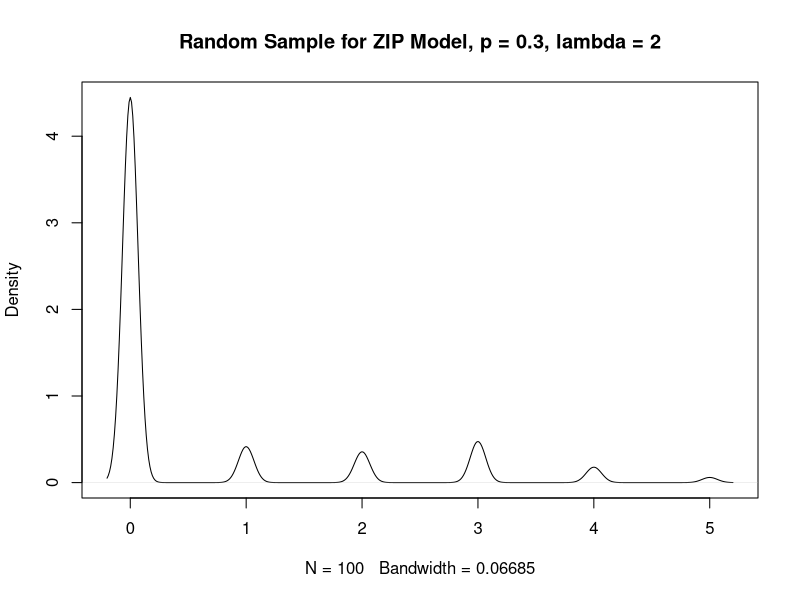
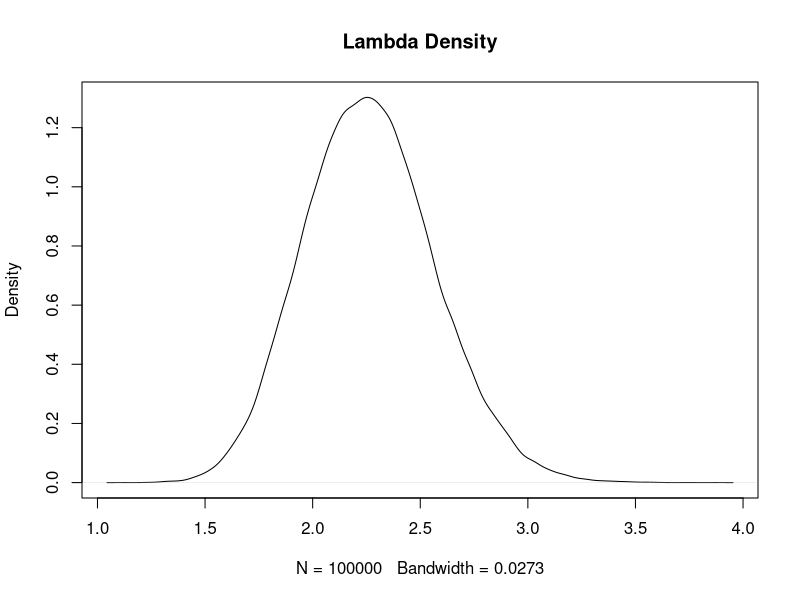
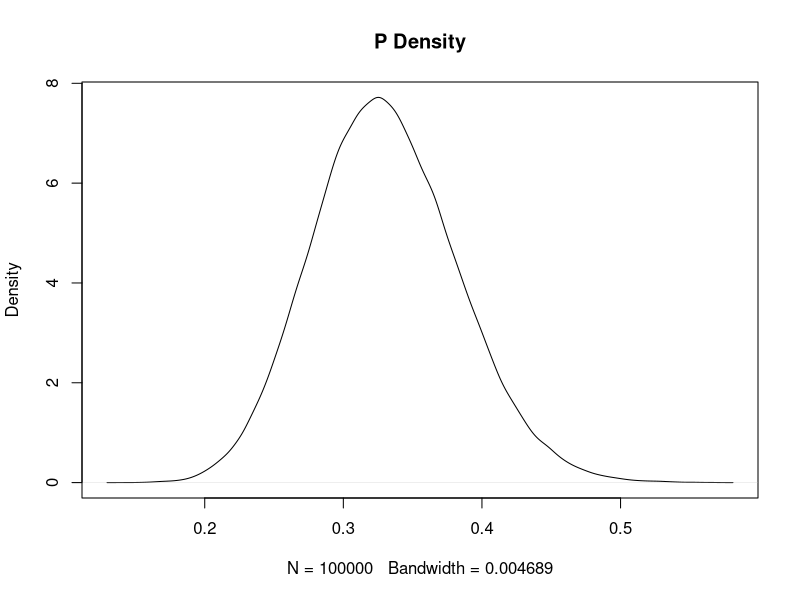

R code for these plots, in order:
#######################
###### PROBLEM 5 ######

# STATUS: Need to find part B (simple)
# Can't proceed without knowing Gibbs Sampler
# *******************************************************

# *** A ***

# NOTE: This just generates x_i for the Joint Distribution
# We'll need a different function for part c.

func.a <- function(n = 100, p = 0.3, lam = 2)
{
    r <- rbinom(n, 1, p)
    x <- rpois(n, lam*r)
    x
}
x = func.a()

plot(density(func.a()), main = "Random Sample for ZIP Model, p = 0.3, lambda = 2")
# *** B ***
# This is strictly Calculus, so no need for programming.

# *** C ***
# Need to calculate posterior before we can proceed

func.c <- function(samps = 1e5, n = 100, a = 1, b = 1, p.start = 0.3, lam.start = 2)
{
    # browser()
    x <- func.a(n = n, p = p.start, lam = lam.start)
    lam <- numeric(samps) # Records values of lam estimated in all iterations
    p <- numeric(samps) # Records values of p estimated in all iterations
    r <- numeric(n) # Records the r used in the current iteration
    
    # Initialize values
    p[1] = p.start
    lam[1] = lam.start
    r <- rbinom(n, 1, p.start)
    for(i in 2:samps)
    {   
        lam[i] = rgamma(1, a + sum(x), b + sum(r)) # Conditional of lambda
        p[i] = rbeta(1, 1 + sum(r), n + 1 - sum(r)) # Conditional of p
        # Conditional of r given the above newly generated lambda and p
        r = rbinom(n, 1, (p[i]*exp(-lam[i])) / ((p[i])*exp(-lam[i]) + (1-p[i])*(x == 0)))
    }
    data.frame(lam, p)
}

# This seems to work...
results = func.c(samps = 1e5)

plot(density(results[,1]), main = "Lambda Density")
plot(density(results[,2]), main = "P Density")
quantile(results[,1], c(0.025,0.975)) # (1.44517, 2.529160)
quantile(results[,2], c(0.025,0.975)) # (0.2650107, 0.4858813)
